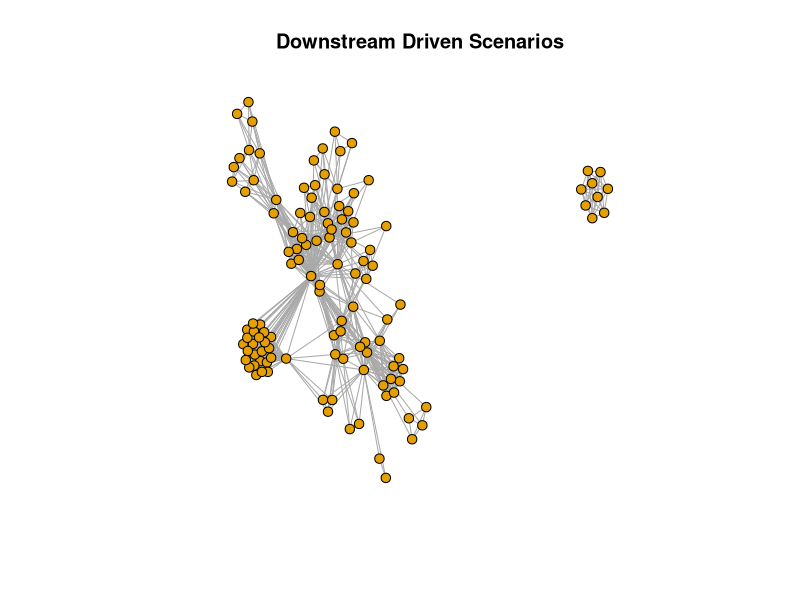
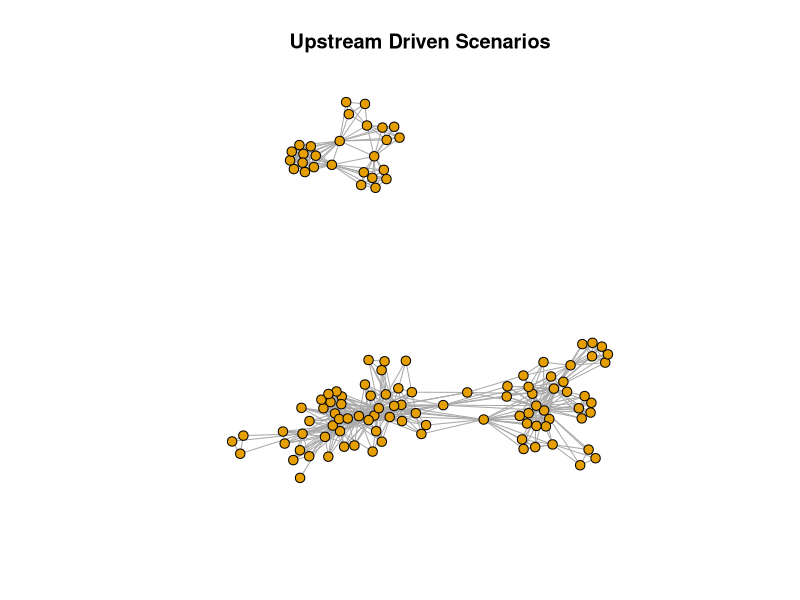

Recreate these plots in R, in order.
library(igraph)
#install.packages("rstudioapi")
library(rstudioapi)

# To set current directory as working directory:
setwd(dirname(rstudioapi::getActiveDocumentContext()$path))
getwd()
list.files()

# --- Downstream Driven Scenarios Graph ---

# Read the CSV file
df_ds <- read.csv("../data/downstream_driven.csv", stringsAsFactors = FALSE)

# Get unique usernames (nodes = developers)
nodes_ds <- unique(df_ds$username)

# Create edges with weights based on shared scenarios
# edge_weights will store the weight for each pair
edge_weights <- list()

scenarios <- unique(df_ds$scenario)

for (scenario in scenarios) {
  # Get all rows for this scenario
  scenario_data <- df_ds[df_ds$scenario == scenario, ]
  
  # Calculate involvement for each developer in this scenario
  # (sum of max_inv across all projects they appear in for this scenario)
  dev_involvement <- aggregate(max_inv ~ username, data = scenario_data, FUN = sum)
  
  # Get developers in this scenario
  devs <- unique(scenario_data$username)
  
  # Create edges between all pairs of developers in this scenario
  if (length(devs) > 1) {
    pairs <- combn(devs, 2)
    for (i in 1:ncol(pairs)) {
      dev1 <- pairs[1, i]
      dev2 <- pairs[2, i]
      
      # Get involvement values for both developers
      inv1 <- dev_involvement$max_inv[dev_involvement$username == dev1]
      inv2 <- dev_involvement$max_inv[dev_involvement$username == dev2]
      
      # Calculate scenario weight as average of their involvements
      scenario_weight <- mean(c(inv1, inv2))
      
      # Create edge key (sorted to avoid duplicates)
      edge_key <- paste(sort(c(dev1, dev2)), collapse = "_")
      
      # Add to cumulative weight
      if (is.null(edge_weights[[edge_key]])) {
        edge_weights[[edge_key]] <- scenario_weight
      } else {
        edge_weights[[edge_key]] <- edge_weights[[edge_key]] + scenario_weight
      }
    }
  }
}

# Convert edge_weights list to edge_list dataframe
edge_list <- data.frame(
  from = character(),
  to = character(),
  weight = numeric(),
  stringsAsFactors = FALSE
)

for (edge_key in names(edge_weights)) {
  devs <- strsplit(edge_key, "_")[[1]]
  edge_list <- rbind(edge_list, data.frame(
    from = devs[1],
    to = devs[2],
    weight = edge_weights[[edge_key]],
    stringsAsFactors = FALSE
  ))
}

# Create the graph
g_ds <- graph_from_data_frame(d = edge_list, vertices = nodes_ds, directed = FALSE)

# Add inverse weight as edge attribute (for distance-based metrics)
E(g_ds)$inv_weight <- 1 / E(g_ds)$weight

cat("\n--- Downstream Driven Graph Metrics ---\n")
# Print graph summary
print(paste("Number of nodes (downstream):", vcount(g_ds)))
print(paste("Number of edges (downstream):", ecount(g_ds)))
print(paste("Edge weight range (downstream):", min(E(g_ds)$weight), "to", max(E(g_ds)$weight)))
#print(g)


# Plot the graph
plot(g_ds, vertex.size=5, vertex.label=NA, edge.arrow.size=0.4, layout = layout_nicely(g_ds), main = "Downstream Driven Scenarios")

# --- Downstream Graph Metrics ---
# 1. Number of connected components
num_components_ds <- components(g_ds)$no
cat("Number of connected components:", num_components_ds, "\n")
# 2. Giant component size
giant_component_size_ds <- max(components(g_ds)$csize)
cat("Giant component size:", giant_component_size_ds, "\n")
# 3. Graph density
density_ds <- edge_density(g_ds)
cat("Graph density:", density_ds, "\n")
# 4. Average weighted degree
avg_weighted_degree_ds <- mean(strength(g_ds, weights=E(g_ds)$weight))
cat("Average weighted degree:", avg_weighted_degree_ds, "\n")

# --- Upstream Driven Scenarios Graph ---
# Read the upstream CSV file
df_up <- read.csv("../data/upstream_driven.csv", stringsAsFactors = FALSE)

# Get unique usernames (nodes = developers)
nodes_up <- unique(df_up$username)

# Create edges with weights based on shared scenarios
edge_weights_up <- list()

scenarios_up <- unique(df_up$scenario)

for (scenario in scenarios_up) {
  # Get all rows for this scenario
  scenario_data <- df_up[df_up$scenario == scenario, ]
  
  # Calculate involvement for each developer in this scenario
  dev_involvement <- aggregate(max_inv ~ username, data = scenario_data, FUN = sum)
  
  # Get developers in this scenario
  devs_up <- unique(scenario_data$username)
  
  # Create edges between all pairs of developers in this scenario
  if (length(devs_up) > 1) {
    pairs_up <- combn(devs_up, 2)
    for (i in 1:ncol(pairs_up)) {
      dev1 <- pairs_up[1, i]
      dev2 <- pairs_up[2, i]
      
      # Get involvement values for both developers
      inv1 <- dev_involvement$max_inv[dev_involvement$username == dev1]
      inv2 <- dev_involvement$max_inv[dev_involvement$username == dev2]
      
      # Calculate scenario weight as average of their involvements
      scenario_weight <- mean(c(inv1, inv2))
      
      # Create edge key (sorted to avoid duplicates)
      edge_key <- paste(sort(c(dev1, dev2)), collapse = "_")
      
      # Add to cumulative weight
      if (is.null(edge_weights_up[[edge_key]])) {
        edge_weights_up[[edge_key]] <- scenario_weight
      } else {
        edge_weights_up[[edge_key]] <- edge_weights_up[[edge_key]] + scenario_weight
      }
    }
  }
}

# Convert edge_weights list to edge_list dataframe
edge_list_up <- data.frame(
  from = character(),
  to = character(),
  weight = numeric(),
  stringsAsFactors = FALSE
)

for (edge_key in names(edge_weights_up)) {
  devs <- strsplit(edge_key, "_")[[1]]
  edge_list_up <- rbind(edge_list_up, data.frame(
    from = devs[1],
    to = devs[2],
    weight = edge_weights_up[[edge_key]],
    stringsAsFactors = FALSE
  ))
}

# Create the graph
g_up <- graph_from_data_frame(d = edge_list_up, vertices = nodes_up, directed = FALSE)

# Add inverse weight as edge attribute (for distance-based metrics)
E(g_up)$inv_weight <- 1 / E(g_up)$weight

cat("\n--- Upstream Driven Graph Metrics ---\n")
# Print graph summary
print(paste("Number of nodes (upstream):", vcount(g_up)))
print(paste("Number of edges (upstream):", ecount(g_up)))
print(paste("Edge weight range (upstream):", min(E(g_up)$weight), "to", max(E(g_up)$weight)))


# Plot the graph
plot(g_up, vertex.size=5, vertex.label=NA, edge.arrow.size=0.4, layout = layout_nicely(g_up), main = "Upstream Driven Scenarios")

# --- Upstream Graph Metrics ---
# 1. Number of connected components
num_components_up <- components(g_up)$no
cat("Number of connected components:", num_components_up, "\n")
# 2. Giant component size
giant_component_size_up <- max(components(g_up)$csize)
cat("Giant component size:", giant_component_size_up, "\n")
# 3. Graph density
density_up <- edge_density(g_up)
cat("Graph density:", density_up, "\n")
# 4. Average weighted degree
avg_weighted_degree_up <- mean(strength(g_up, weights=E(g_up)$weight))
cat("Average weighted degree:", avg_weighted_degree_up, "\n")
